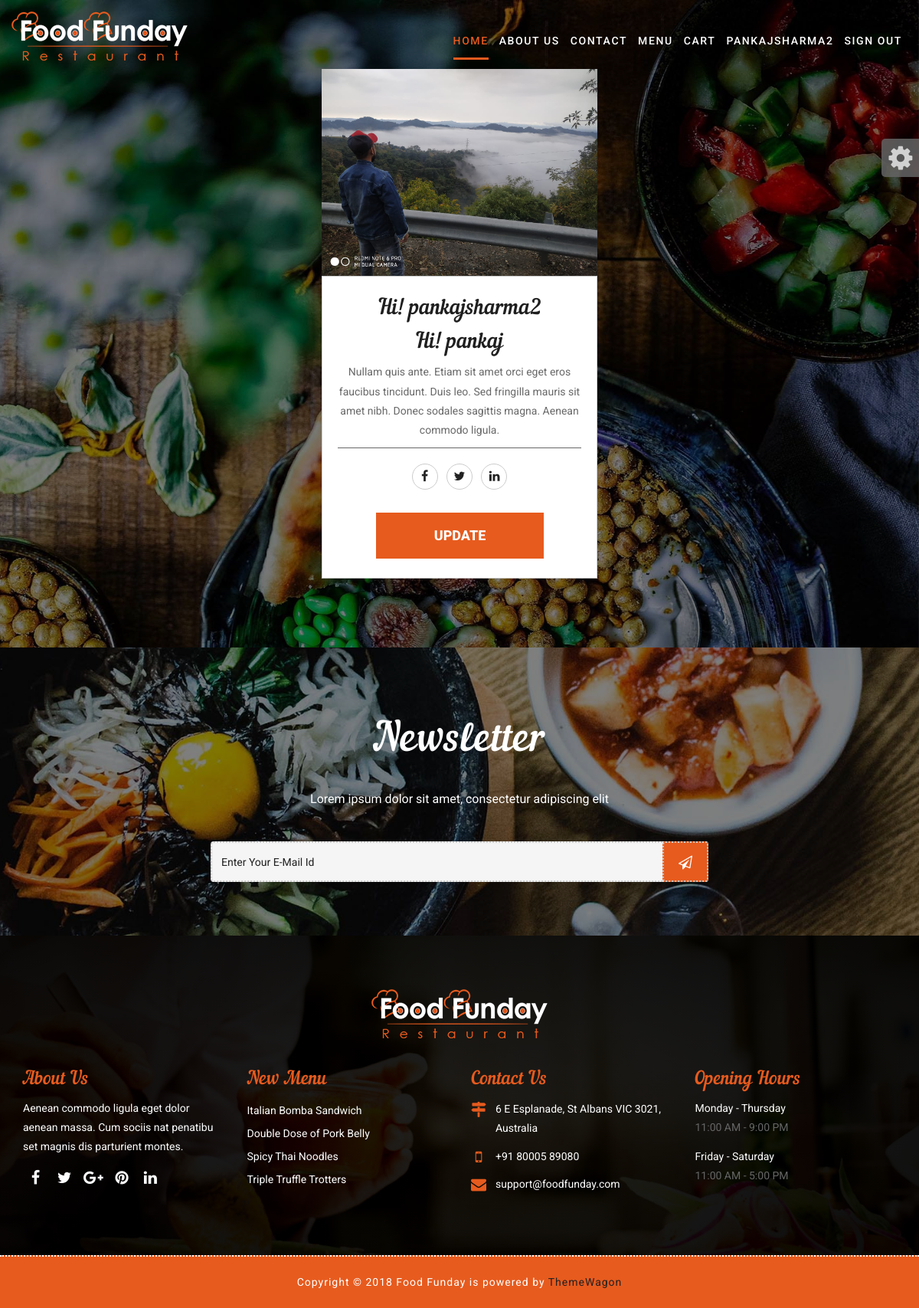
Page /restro/profile/ (signed in) on the committed database.
### restro/models.py (models this page shows, shortened)
class Profile(models.Model):
    user = models.OneToOneField(User, on_delete=models.CASCADE)
    image = models.ImageField(default='default.jpg', upload_to='profile_pic')
    mobile = models.CharField(max_length=30, null=True)

### restro/views.py (the view)
# urls.py: path('profile/', profile),
@login_required(login_url="/restro/login")
def profile(request):
    profile = Profile.objects.filter(user=request.user)
    return render(request, 'profile.html', {'profile': profile})

### restro/templates/profile.html (shortened to what this page needs)
{% extends 'base.html' %}
{% load static %}
{% block maincontent %}
<div id="our_team" class="team-main pad-top-100 pad-bottom-100 parallax">
<div class="container">
<div class="row">
    <div class="col-md-4 col-sm-6">
    </div>
    {% for i in profile %}
    <div class="col-md-4 col-sm-6">
        <div class="sf-team">
            <div class="thumb">
                <a href="#"><img src="{{i.image.url}}" alt=""></a>
            </div>
            <div class="text-col">
                <h3>Hi! {{i.user.username}}</h3>
                <h3>Hi! {{i.user.first_name}}</h3>
                <p>Nullam quis ante. Etiam sit amet orci eget eros faucibus tincidunt. Duis leo. Sed fringilla mauris sit amet nibh. Donec sodales sagittis magna. Aenean commodo ligula.</p>
                <ul class="team-social">
                    <li><a href="#"><i class="fa fa-facebook" aria-hidden="true"></i></a></li>
                    <li><a href="#"><i class="fa fa-twitter" aria-hidden="true"></i></a></li>
                    <li><a href="#"><i class="fa fa-linkedin" aria-hidden="true"></i></a></li>
                    <div class="col-lg-12 col-md-12 col-sm-12 col-xs-12">
                        <div class="reserve-book-btn text-center">
                            <button class="hvr-underline-from-center"><a href="http://localhost:8000/restro/update_profile">Update</a></button>
                        </div>
                    </div>
                </ul>
            </div>
        </div>
    </div>
    {% endfor %}
    <div class="col-md-4 col-sm-6">
    </div>
</div>
</div>
</div>
{% endblock %}

### restro/templates/base.html (shortened to what this page needs)
<!DOCTYPE html>
<html lang="en">
{% load static %}
<head>
    <link rel="stylesheet" href="/static/css/bootstrap.min.css">
    <link rel="stylesheet" href="/static/css/style.css">
    <link rel="stylesheet" href="/static/css/responsive.css">
    <link id="changeable-colors" rel="stylesheet" href="/static/css/colors/orange.css" />
</head>
<body>
    <div id="site-header">
        <header id="header" class="header-block-top">
            <div class="container">
                <div class="row">
                    <div class="main-menu">
                        <nav class="navbar navbar-default" id="mainNav">
                            <div class="navbar-header">
                                <div class="logo">
                                    <a class="navbar-brand js-scroll-trigger logo-header" href="#">
                                        <img src="/static/images/logo.png" alt="">
                                    </a>
                                </div>
                            </div>
                            <div id="navbar" class="navbar-collapse collapse">
                                <ul class="nav navbar-nav navbar-right">
                                    {% if request.user.is_authenticated %}
                                    <li class="active"><a href="http://127.0.0.1:8000/restro/homepage">Home</a></li>
                                    <li><a href="http://127.0.0.1:8000/restro/about">About us</a></li>
                                    <li><a href="http://127.0.0.1:8000/restro/contact">Contact</a></li>
                                    <li><a href="#menu">Menu</a></li>
                                    <li><a href="http://127.0.0.1:8000/restro/cart_detail">cart</a></li>
                                    <li><a href="http://127.0.0.1:8000/restro/profile">{{request.user.username}}</a></li>
                                    <li><a href="http://127.0.0.1:8000/restro/signout">Sign Out</a></li>
                                    {% else %}
                                    <li><a href="http://127.0.0.1:8000/restro/signup">Sign Up</a></li>
                                    <li><a href="http://127.0.0.1:8000/restro/signin">Sign In</a></li>
                                    {% endif %}
                                </ul>
                            </div>
                        </nav>
                    </div>
                </div>
            </div>
        </header>
    </div>
{% block maincontent %}
{% endblock %}
<div id="footer" class="footer-main">
        <div class="footer-news pad-top-100 pad-bottom-70 parallax">
            <div class="container">
                <div class="row">
                    <div class="col-lg-12 col-md-12 col-sm-12 col-xs-12">
                        <div class="wow fadeIn" data-wow-duration="1s" data-wow-delay="0.1s">
                            <h2 class="ft-title color-white text-center"> Newsletter </h2>
                            <p> Lorem ipsum dolor sit amet, consectetur adipiscing elit</p>
                        </div>
                        <form>
                            <input type="email" placeholder="Enter your e-mail id">
                            <a href="#" class="orange-btn"><i class="fa fa-paper-plane-o" aria-hidden="true"></i></a>
                        </form>
                    </div>
                </div>
            </div>
        </div>
        <div class="footer-box pad-top-70">
            <div class="container">
                <div class="row">
                    <div class="footer-in-main">
                        <div class="footer-logo">
                            <div class="text-center">
                                <img src="/static/images/logo.png" alt="" />
                            </div>
                        </div>
                        <div class="col-lg-3 col-md-3 col-sm-6 col-xs-12">
                            <div class="footer-box-a">
                                <h3>About Us</h3>
                                <p>Aenean commodo ligula eget dolor aenean massa. Cum sociis nat penatibu set magnis dis parturient montes.</p>
                                <ul class="socials-box footer-socials pull-left">
                                    <li>
                                        <a href="#">
                                            <div class="social-circle-border"><i class="fa  fa-facebook"></i></div>
                                        </a>
                                    </li>
                                    <li>
                                        <a href="#">
                                            <div class="social-circle-border"><i class="fa fa-twitter"></i></div>
                                        </a>
                                    </li>
                                    <li>
                                        <a href="#">
                                            <div class="social-circle-border"><i class="fa fa-google-plus"></i></div>
                                        </a>
                                    </li>
                                    <li>
                                        <a href="#">
                                            <div class="social-circle-border"><i class="fa fa-pinterest"></i></div>
                                        </a>
                                    </li>
                                    <li>
                                        <a href="#">
                                            <div class="social-circle-border"><i class="fa fa-linkedin"></i></div>
                                        </a>
                                    </li>
                                </ul>
                            </div>
                        </div>
                        <div class="col-lg-3 col-md-3 col-sm-6 col-xs-12">
                            <div class="footer-box-b">
                                <h3>New Menu</h3>
                                <ul>
                                    <li><a href="#">Italian Bomba Sandwich</a></li>
                                    <li><a href="#">Double Dose of Pork Belly</a></li>
                                    <li><a href="#">Spicy Thai Noodles</a></li>
                                    <li><a href="#">Triple Truffle Trotters</a></li>
                                </ul>
                            </div>
                        </div>
                        <div class="col-lg-3 col-md-3 col-sm-6 col-xs-12">
                            <div class="footer-box-c">
                                <h3>Contact Us</h3>
                                <p>
                                    <i class="fa fa-map-signs" aria-hidden="true"></i>
                                    <span>6 E Esplanade, St Albans VIC 3021, Australia</span>
                                </p>
                                <p>
                                    <i class="fa fa-mobile" aria-hidden="true"></i>
                                    <span>
									+91 80005 89080
								</span>
                                </p>
                                <p>
                                    <i class="fa fa-envelope" aria-hidden="true"></i>
                                    <span><a href="#">support@foodfunday.com</a></span>
                                </p>
                            </div>
                        </div>
                        <div class="col-lg-3 col-md-3 col-sm-6 col-xs-12">
                            <div class="footer-box-d">
                                <h3>Opening Hours</h3>
                                <ul>
                                    <li>
                                        <p>Monday - Thursday </p>
                                        <span> 11:00 AM - 9:00 PM</span>
                                    </li>
                                    <li>
                                        <p>Friday - Saturday </p>
                                        <span>  11:00 AM - 5:00 PM</span>
                                    </li>
                                </ul>
                            </div>
                        </div>
                    </div>
                </div>
            </div>
            <div id="copyright" class="copyright-main">
                <div class="container">
                    <div class="row">
                        <div class="col-lg-12 col-md-12 col-sm-12 col-xs-12">
                            <h6 class="copy-title"> Copyright &copy; 2018 Food Funday is powered by <a href="https://themewagon.com/" target="_blank">ThemeWagon</a> </h6>
                        </div>
                    </div>
                </div>
            </div>
        </div>
    </div>
    <section id="color-panel" class="close-color-panel">
        <a class="panel-button gray2"><i class="fa fa-cog fa-spin fa-2x"></i></a>
    </section>
</body>
</html>

### restro/static/css/responsive.css (style rules this page uses)
@media (max-width: 1240px) { .main-menu nav li a { margin: 0 7px; } }

### restro/static/css/colors/orange.css (style rules this page uses)
.main-menu .navbar-default .navbar-nav .active a { color: #e75b1e; }
.main-menu nav li a::after { background: #e75b1e; }
.hvr-underline-from-center::before { background:#f04900; }
.reserve-book-btn button { background: #e75b1e; border: 3px solid #e75b1e; }
.footer-news form a { background: #e75b1e; }
.footer-box-a h3 { color: #e75b1e; }
.footer-box-b h3 { color: #e75b1e; }
.footer-box-c h3 { color: #e75b1e; }
.footer-box-d h3 { color: #e75b1e; }
.footer-box-c p i { color: #e75b1e; }
.copyright-main { background: #e75b1e; }

### rows in the picture
Profile: image (picture), user.username "pankajsharma2", user.first_name "pankaj"

### other values in the picture
{{ request.user.username }} "PANKAJSHARMA2"
